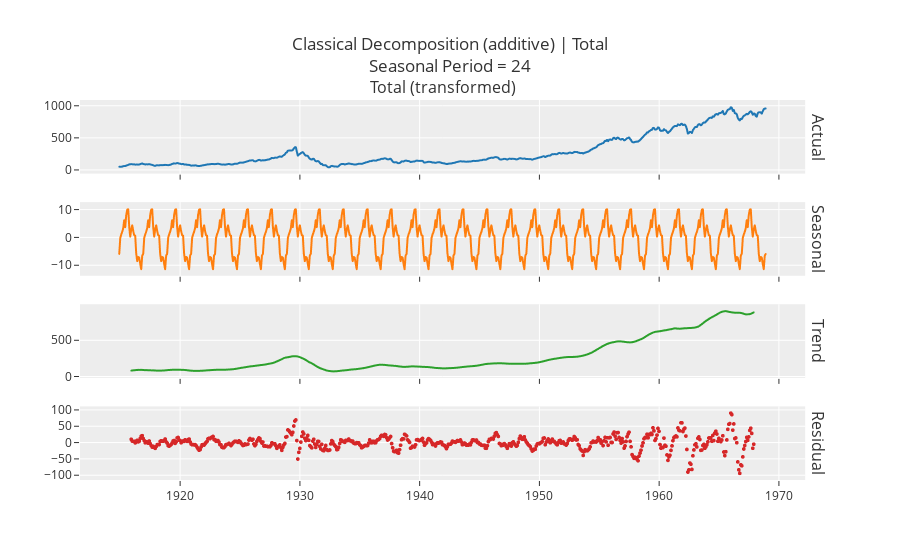

Write notebook code for a chart like this one.
### Code cell
plot_model(plot='decomp')

### Figure 1 — Plotly figure (JSON) as saved in the notebook; plotly's stock layout.template omitted (floating-point values rounded to 4 significant figures; data arrays with more than 128 entries replaced by an {"elided": "..."} marker saying what was removed)
{"data": [{"line": {"color": "rgb(31, 119, 180)", "width": 2}, "marker": {"size": 2}, "mode": "lines+markers", "name": "Actual", "type": "scattergl", "x": {"elided": "649 str values"}, "xaxis": "x", "y": {"elided": "649 float values"}, "yaxis": "y"}, {"line": {"color": "rgb(255, 127, 14)", "width": 2}, "marker": {"size": 2}, "mode": "lines+markers", "name": "Seasonal", "type": "scattergl", "x": {"elided": "649 str values"}, "xaxis": "x2", "y": {"elided": "649 float values"}, "yaxis": "y2"}, {"line": {"color": "rgb(44, 160, 44)", "width": 2}, "marker": {"size": 2}, "mode": "lines+markers", "name": "Trend", "type": "scattergl", "x": {"elided": "649 str values"}, "xaxis": "x3", "y": {"elided": "649 float values"}, "yaxis": "y3"}, {"line": {"color": "rgb(214, 39, 40)", "width": 2}, "marker": {"size": 4}, "mode": "markers", "name": "Residuals", "type": "scattergl", "x": {"elided": "649 str values"}, "xaxis": "x4", "y": {"elided": "649 float values"}, "yaxis": "y4"}], "layout": {"annotations": [{"font": {"size": 16}, "showarrow": false, "text": "Total (transformed)", "x": 0.49, "xanchor": "center", "xref": "paper", "y": 1, "yanchor": "bottom", "yref": "paper"}, {"font": {"size": 16}, "showarrow": false, "text": "Actual", "textangle": 90, "x": 0.98, "xanchor": "left", "xref": "paper", "y": 0.9031, "yanchor": "middle", "yref": "paper"}, {"font": {"size": 16}, "showarrow": false, "text": "Seasonal", "textangle": 90, "x": 0.98, "xanchor": "left", "xref": "paper", "y": 0.6344, "yanchor": "middle", "yref": "paper"}, {"font": {"size": 16}, "showarrow": false, "text": "Trend", "textangle": 90, "x": 0.98, "xanchor": "left", "xref": "paper", "y": 0.3656, "yanchor": "middle", "yref": "paper"}, {"font": {"size": 16}, "showarrow": false, "text": "Residual", "textangle": 90, "x": 0.98, "xanchor": "left", "xref": "paper", "y": 0.09688, "yanchor": "middle", "yref": "paper"}], "showlegend": false, "title": {"text": "Classical Decomposition (additive) | Total<br>Seasonal Period = 24"}, "xaxis": {"anchor": "y", "domain": [0, 0.98], "matches": "x4", "showticklabels": false}, "xaxis2": {"anchor": "y2", "domain": [0, 0.98], "matches": "x4", "showticklabels": false}, "xaxis3": {"anchor": "y3", "domain": [0, 0.98], "matches": "x4", "showticklabels": false}, "xaxis4": {"anchor": "y4", "domain": [0, 0.98]}, "yaxis": {"anchor": "x", "domain": [0.8063, 1]}, "yaxis2": {"anchor": "x2", "domain": [0.5375, 0.7312]}, "yaxis3": {"anchor": "x3", "domain": [0.2687, 0.4625]}, "yaxis4": {"anchor": "x4", "domain": [0, 0.1938]}}}
